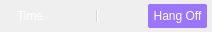
    <widget class="QWidget" name="bottom" native="true">
     <property name="sizePolicy">
      <sizepolicy hsizetype="Expanding" vsizetype="Fixed">
       <horstretch>0</horstretch>
       <verstretch>0</verstretch>
      </sizepolicy>
     </property>
     <property name="minimumSize">
      <size>
       <width>0</width>
       <height>32</height>
      </size>
     </property>
     <property name="maximumSize">
      <size>
       <width>16777215</width>
       <height>32</height>
      </size>
     </property>
     <property name="styleSheet">
      <string notr="true">#bottom
{
background-color:rgb(29, 29, 29);
}</string>
     </property>
     <layout class="QHBoxLayout" name="horizontalLayout_2">
      <property name="spacing">
       <number>5</number>
      </property>
      <property name="leftMargin">
       <number>5</number>
      </property>
      <property name="topMargin">
       <number>0</number>
      </property>
      <property name="rightMargin">
       <number>5</number>
      </property>
      <property name="bottomMargin">
       <number>0</number>
      </property>
      <item>
       <widget class="QLabel" name="icon">
        <property name="sizePolicy">
         <sizepolicy hsizetype="Fixed" vsizetype="Preferred">
          <horstretch>0</horstretch>
          <verstretch>0</verstretch>
         </sizepolicy>
        </property>
        <property name="toolTip">
         <string>Clicked to look into quality of connection;
</string>
        </property>
        <property name="text">
         <string/>
        </property>
        <property name="pixmap">
         <pixmap resource="../res.qrc">:/res/telephone/three.png</pixmap>
        </property>
        <property name="scaledContents">
         <bool>true</bool>
        </property>
       </widget>
      </item>
      <item>
       <widget class="QLabel" name="time">
        <property name="palette">
         <palette>
          <active>
           <colorrole role="WindowText">
            <brush brushstyle="SolidPattern">
             <color alpha="255">
              <red>255</red>
              <green>255</green>
              <blue>255</blue>
             </color>
            </brush>
           </colorrole>
           <colorrole role="Base">
            <brush brushstyle="SolidPattern">
             <color alpha="255">
              <red>29</red>
              <green>29</green>
              <blue>29</blue>
             </color>
            </brush>
           </colorrole>
           <colorrole role="Window">
            <brush brushstyle="SolidPattern">
             <color alpha="0">
              <red>29</red>
              <green>29</green>
              <blue>29</blue>
             </color>
            </brush>
           </colorrole>
          </active>
          <inactive>
           <colorrole role="WindowText">
            <brush brushstyle="SolidPattern">
             <color alpha="255">
              <red>255</red>
              <green>255</green>
              <blue>255</blue>
             </color>
            </brush>
           </colorrole>
           <colorrole role="Base">
            <brush brushstyle="SolidPattern">
             <color alpha="255">
              <red>29</red>
              <green>29</green>
              <blue>29</blue>
             </color>
            </brush>
           </colorrole>
           <colorrole role="Window">
            <brush brushstyle="SolidPattern">
             <color alpha="0">
              <red>29</red>
              <green>29</green>
              <blue>29</blue>
             </color>
            </brush>
           </colorrole>
          </inactive>
          <disabled>
           <colorrole role="WindowText">
            <brush brushstyle="SolidPattern">
             <color alpha="255">
              <red>120</red>
              <green>120</green>
              <blue>120</blue>
             </color>
            </brush>
           </colorrole>
           <colorrole role="Base">
            <brush brushstyle="SolidPattern">
             <color alpha="0">
              <red>29</red>
              <green>29</green>
              <blue>29</blue>
             </color>
            </brush>
           </colorrole>
           <colorrole role="Window">
            <brush brushstyle="SolidPattern">
             <color alpha="0">
              <red>29</red>
              <green>29</green>
              <blue>29</blue>
             </color>
            </brush>
           </colorrole>
          </disabled>
         </palette>
        </property>
        <property name="autoFillBackground">
         <bool>true</bool>
        </property>
        <property name="text">
         <string>Time</string>
        </property>
       </widget>
      </item>
      <item>
       <spacer name="horizontalSpacer_2">
        <property name="orientation">
         <enum>Qt::Horizontal</enum>
        </property>
        <property name="sizeHint" stdset="0">
         <size>
          <width>40</width>
          <height>20</height>
         </size>
        </property>
       </spacer>
      </item>
      <item>
       <widget class="QToolBar" name="tool">
        <property name="sizePolicy">
         <sizepolicy hsizetype="Expanding" vsizetype="Preferred">
          <horstretch>0</horstretch>
          <verstretch>0</verstretch>
         </sizepolicy>
        </property>
        <addaction name="actionOCS"/>
        <addaction name="actionMicrophone"/>
        <addaction name="actionSpeaker"/>
        <addaction name="actionCC"/>
        <addaction name="separator"/>
        <addaction name="actionTP"/>
        <addaction name="actionDecoration"/>
        <addaction name="actionLayout"/>
        <addaction name="actionGB"/>
        <addaction name="actionMore"/>
       </widget>
      </item>
      <item>
       <spacer name="horizontalSpacer_3">
        <property name="orientation">
         <enum>Qt::Horizontal</enum>
        </property>
        <property name="sizeHint" stdset="0">
         <size>
          <width>40</width>
          <height>20</height>
         </size>
        </property>
       </spacer>
      </item>
      <item>
       <widget class="QPushButton" name="off">
        <property name="minimumSize">
         <size>
          <width>0</width>
          <height>24</height>
         </size>
        </property>
        <property name="maximumSize">
         <size>
          <width>16777215</width>
          <height>24</height>
         </size>
        </property>
        <property name="styleSheet">
         <string notr="true">QPushButton
{
border:none;
border-radius:2px;
background-color: rgb(156, 117, 255);
color:white;
padding:5px;
}
QPushButton:hover
{
background-color: rgba(156, 117, 255,120);
}</string>
        </property>
        <property name="text">
         <string>Hang Off</string>
        </property>
       </widget>
      </item>
     </layout>
    </widget>
